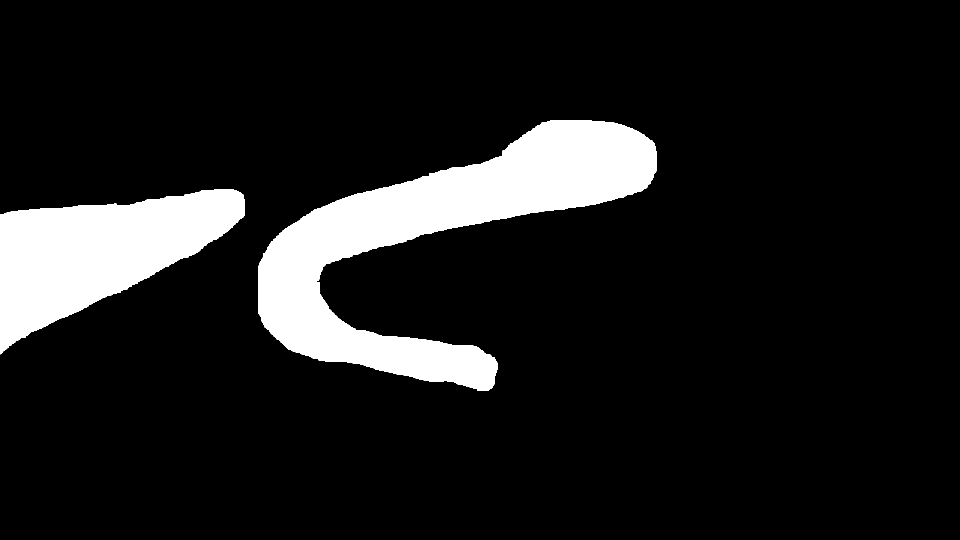
#> input picture script/Rip_Current-main/rip_curent_evaluation/workspace/annotations/Haulover_Miami_FL_annotation.png, 1920 x 1080 px (shown at 1/2 size)
$ python -i reproduce_original_haulover.py   (imports and definitions only)
#> lines starting #> are read from the running program, lines starting #| are printed output that depends on the picture; after the words box and inside, x2 and y2 are one past the last pixel; in counts of white or black regions, pixels touching at a corner belong together
#> further down, picture is the input picture: shape (1080, 1920, 3); 11.2% white; 2 white regions, box (x1, y1, x2, y2) and area: (516, 241, 1313, 781) 147294, (0, 378, 490, 709) 84767
"""Reproduce the EXACT original Haulover HOR HS pipeline from raw video.

This is a vectorized port of:
  - OptOffShoreDirection.OffshoreDir() — DetCoLine + Find_Dis_Matrix + np.gradient
  - OFlib.heatmap()                    — azimuthAngle + |off-d|<90 accumulator

Differences vs the patched-only run we did earlier:
  - Uses the original `azimuthAngle(...)`-based bearing comparison instead
    of cos-angle-via-dot-product. The two are NOT mathematically equivalent
    because the original (a) treats dx==dy==0 → angle=0, (b) treats axis-aligned
    cases via fall-through, and (c) returns bearing in [0, 360°) without
    wrap-around handling, so |off - d|<90 can MISS small angular differences
    near the 0/360 boundary.
  - Uses np.gradient(Dist_Matrix) in the original axis order (which the
    heatmap code consumes as off_dx, off_dy — these are actually
    (∂Dist/∂row, ∂Dist/∂col) but the heatmap treats them as (∂x, ∂y),
    a known axis-swap quirk in the 2020 codebase).
  - Uses the static manual sea mask (Haulover_Miami_FL_mask.png) for
    Find_Dis_Matrix, exactly matching DetCoLine's input.

We save the resulting (W, H)-shaped heatmap THREE ways to mirror the
manuscript's recovery story:
  - heat_int8.npz  (with the original int8 truncation bug)
  - heat_uint8.npz (byte-wise unsigned reinterpretation: matches manuscript 0.480)
  - heat_float.npz (the full untruncated accumulator — what the patched
                    pipeline ALSO produces)

Usage:
    python seg_refiner/reproduce_original_haulover.py \
        --video data/DJI_0009.MOV \
        --mask  script/Rip_Current-main/New_Rip_Mask/Haulover_Miami_FL_mask.png \
        --gt    script/Rip_Current-main/rip_curent_evaluation/workspace/annotations/Haulover_Miami_FL_annotation.png \
        --max-frames 600 --skip 2 --start-time 0 \
        --out-dir seg_refiner/results/reproduce_haulover
"""
from __future__ import annotations
import argparse, sys, time
from pathlib import Path

import cv2
import numpy as np
from PIL import Image

ROOT = Path(__file__).resolve().parents[1]
SCRIPT_DIR = ROOT / "script" / "Rip_Current-main"
sys.path.insert(0, str(SCRIPT_DIR))
from OFlib import higher_order
from HornSchunck import HS as HS_baseline


# [12 lines left out: function parse_args, not called in this run]


# === Faithful port of OptOffShoreDirection.DetCoLine ===
def det_coline(img: np.ndarray) -> np.ndarray:
    """Median 51 + Gaussian 7 + Canny(100,150) + zero top 1/3 + force bottom row=255."""
    blur = cv2.medianBlur(img, 51)
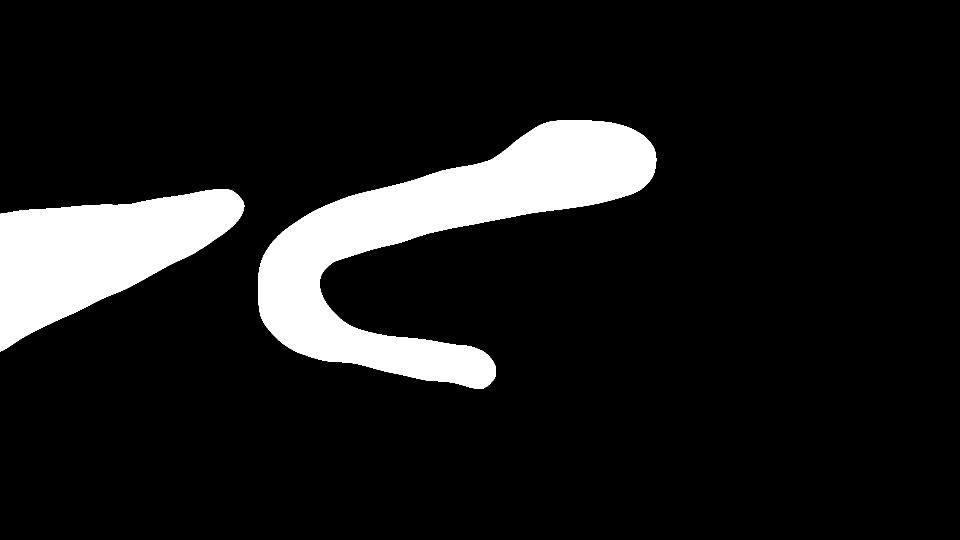
#> blur: shape (1080, 1920, 3) (shown at 1/2 size); 11.1% white; 2 white regions, box (x1, y1, x2, y2) and area: (517, 241, 1313, 778) 146392, (0, 378, 489, 703) 84369
    smooth = cv2.GaussianBlur(blur, (7, 7), 0)
    edges = cv2.Canny(smooth, 100, 150)
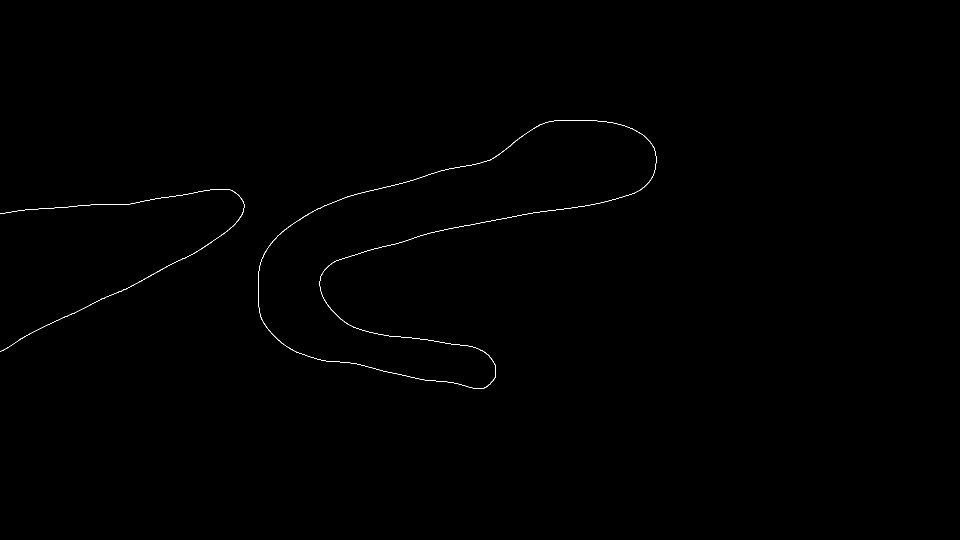
#> edges: shape (1080, 1920) (shown at 1/2 size); 0.19% white in thin lines or dots, all inside (x1, y1, x2, y2) = (0, 240, 1313, 778)
    sky_s = int(edges.shape[0] / 3)
#> sky_s = 360
    edges[:sky_s, :] = 0
    edges[-1, :] = 255
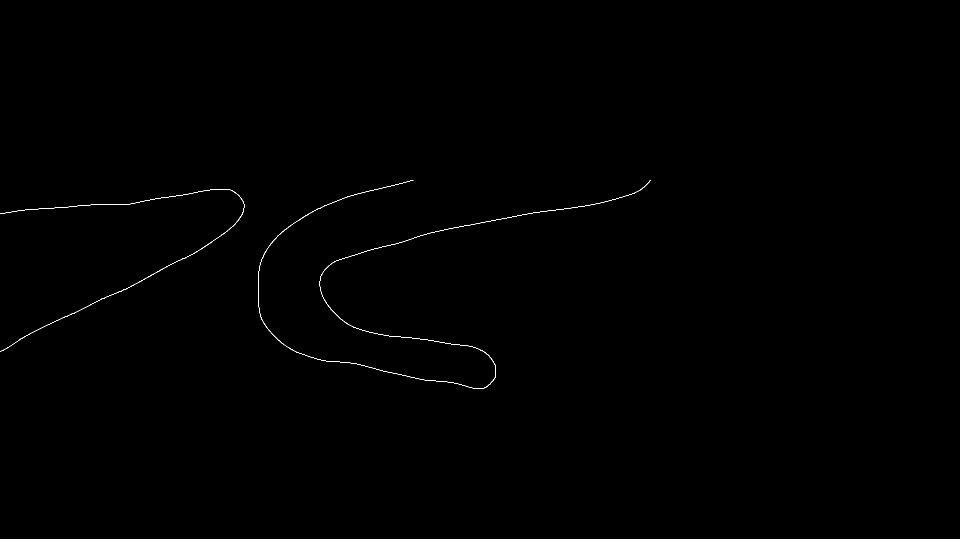
#> edges: shape (1080, 1920) (shown at 1/2 size); 0.26% white in thin lines or dots, all inside (x1, y1, x2, y2) = (0, 360, 1920, 1080)
    return edges


# === Faithful (but vectorized) port of Find_Dis_Matrix ===
# [224 lines left out: functions find_dis_matrix, azimuth_field, of_one, load_gt, auc_pr, main, not called in this run]


# [2 lines not run here, left out]

>>> import cv2
>>> picture = cv2.imread('../script/Rip_Current-main/rip_curent_evaluation/workspace/annotations/Haulover_Miami_FL_annotation.png')
>>> result = det_coline(picture)
